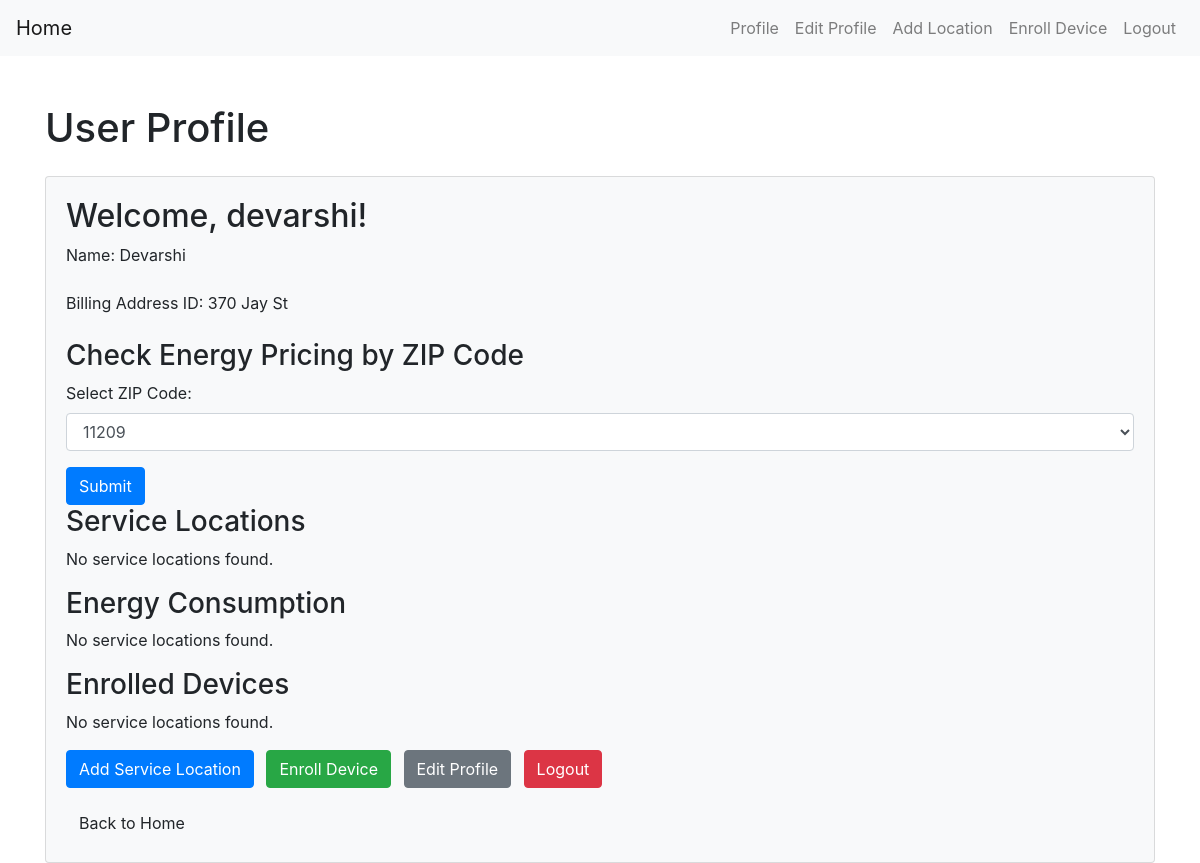
The app's page /profile (signed in) with its own data.
### app.py (models this page shows)
class User(db.Model):
    id = db.Column(db.Integer, primary_key=True)
    username = db.Column(db.String(50), unique=True, nullable=False)
    password = db.Column(db.String(60), nullable=False)
    name = db.Column(db.String(100), nullable=True)  # Add this line for the name field
    billing_address_id = db.Column(db.Integer, nullable=True)  # Add this line for the billing_address_id field
    service_locations = db.relationship('ServiceLocation', backref='user', lazy=True)
    zip_code = db.Column(db.String(10), nullable=False)

### app.py (the view)
@app.route('/profile')
def profile():
    if 'user_id' in session:
        user = User.query.get(session['user_id'])
        all_zip_codes = db.session.query(EnergyPrice.zip_code).distinct().all()
        all_zip_codes = [zip_code[0] for zip_code in all_zip_codes]
        return render_template('profile.html', user=user, all_zip_codes=all_zip_codes)
    else:
        return redirect(url_for('login'))

### templates/profile.html
{% extends 'base.html' %}
{% block content %}
    <div class="container mt-5">
        <h1 class="mb-4">User Profile</h1>
        <div class="card bg-light">
            <div class="card-body">
                <h2>Welcome, {{ user.username }}!</h2>
                <p class="mb-4">Name: {{ user.name }}</p>
                <p class="mb-4">Billing Address ID: {{ user.billing_address_id }}</p>
                <h3>Check Energy Pricing by ZIP Code</h3>
                <form method="GET" action="{{ url_for('energy_price_zipcode') }}">
                    <div class="form-group">
                        <label for="zipCodeDropdown">Select ZIP Code:</label>
                        <select class="form-control" id="zipCodeDropdown" name="zip_code">
                            {% for zip_code in all_zip_codes %}
                                <option value="{{ zip_code }}">{{ zip_code }}</option>
                            {% endfor %}
                        </select>
                    </div>
                    <button type="submit" class="btn btn-primary">Submit</button>
                </form>
                <h3>Service Locations</h3>
                {% if user.service_locations %}
                    <ul class="list-group mb-4">
                        {% for service_location in user.service_locations %}
                            <li class="list-group-item d-flex justify-content-between align-items-center">
                                {{ service_location.address }}
                                <span>
                                    <a href="{{ url_for('edit_service_location', location_id=service_location.id) }}" class="btn btn-info btn-sm mr-2">Edit</a>
                                    <a href="{{ url_for('remove_service_location', location_id=service_location.id) }}" class="btn btn-danger btn-sm">Remove</a>
                                    <a href="{{ url_for('device_energy_consumption', service_location_id=service_location.id) }}" class="btn btn-warning btn-sm mr-2">Device Energy Consumption</a>
                                    <a href="{{ url_for('monthly_energy_cost', service_location_id=service_location.id) }}" class="btn btn-warning btn-sm mr-2">Monthly Energy Cost</a>
                                </span>
                            </li>
                        {% endfor %}
                    </ul>
                {% else %}
                    <p>No service locations found.</p>
                {% endif %}
                <h3>Energy Consumption</h3>
                {% if user.service_locations %}
                    {% for service_location in user.service_locations %}
                        <div class="mb-3">
                            <h5>{{ service_location.address }}</h5>
                            <a href="{{ url_for('energy_consumption', service_location_id=service_location.id, time_resolution='day') }}" class="btn btn-info mr-2">Day</a>
                            <a href="{{ url_for('energy_consumption', service_location_id=service_location.id, time_resolution='month') }}" class="btn btn-info mr-2">Month</a>
                        </div>
                    {% endfor %}
                {% else %}
                    <p>No service locations found.</p>
                {% endif %}
                <h3>Enrolled Devices</h3>
                {% if user.service_locations %}
                    <ul class="list-group mb-4">
                        {% for service_location in user.service_locations %}
                            <h5>{{ service_location.address }}</h5>
                            {% if service_location.enrolled_devices %}
                                <ul class="list-group">
                                    {% for enrolled_device in service_location.enrolled_devices %}
                                        <li class="list-group-item d-flex justify-content-between align-items-center">
                                            Device: {{ enrolled_device.device_model.type }} - {{ enrolled_device.device_model.model_number }}
                                            <span>
                                                <a href="{{ url_for('remove_enrolled_device', device_id=enrolled_device.id) }}" class="btn btn-danger btn-sm">Remove</a>
                                            </span>
                                        </li>
                                    {% endfor %}
                                </ul>
                            {% else %}
                                <p>No enrolled devices for this service location.</p>
                            {% endif %}
                        {% endfor %}
                    </ul>
                {% else %}
                    <p>No service locations found.</p>
                {% endif %}
                <div class="mb-3">
                    <a href="{{ url_for('add_service_location') }}" class="btn btn-primary mr-2">Add Service Location</a>
                    <a href="{{ url_for('enroll_device') }}" class="btn btn-success mr-2">Enroll Device</a>
                    <a href="{{ url_for('edit_profile') }}" class="btn btn-secondary mr-2">Edit Profile</a>
                    <a href="{{ url_for('logout') }}" class="btn btn-danger">Logout</a>
                </div>
                <a href="{{ url_for('index') }}" class="btn btn-light">Back to Home</a>
            </div>
        </div>
    </div>
{% endblock %}

### records on screen
User: username "devarshi", name "Devarshi", billing_address_id "370 Jay St"

### other values on screen
form field zip_code "11209"
